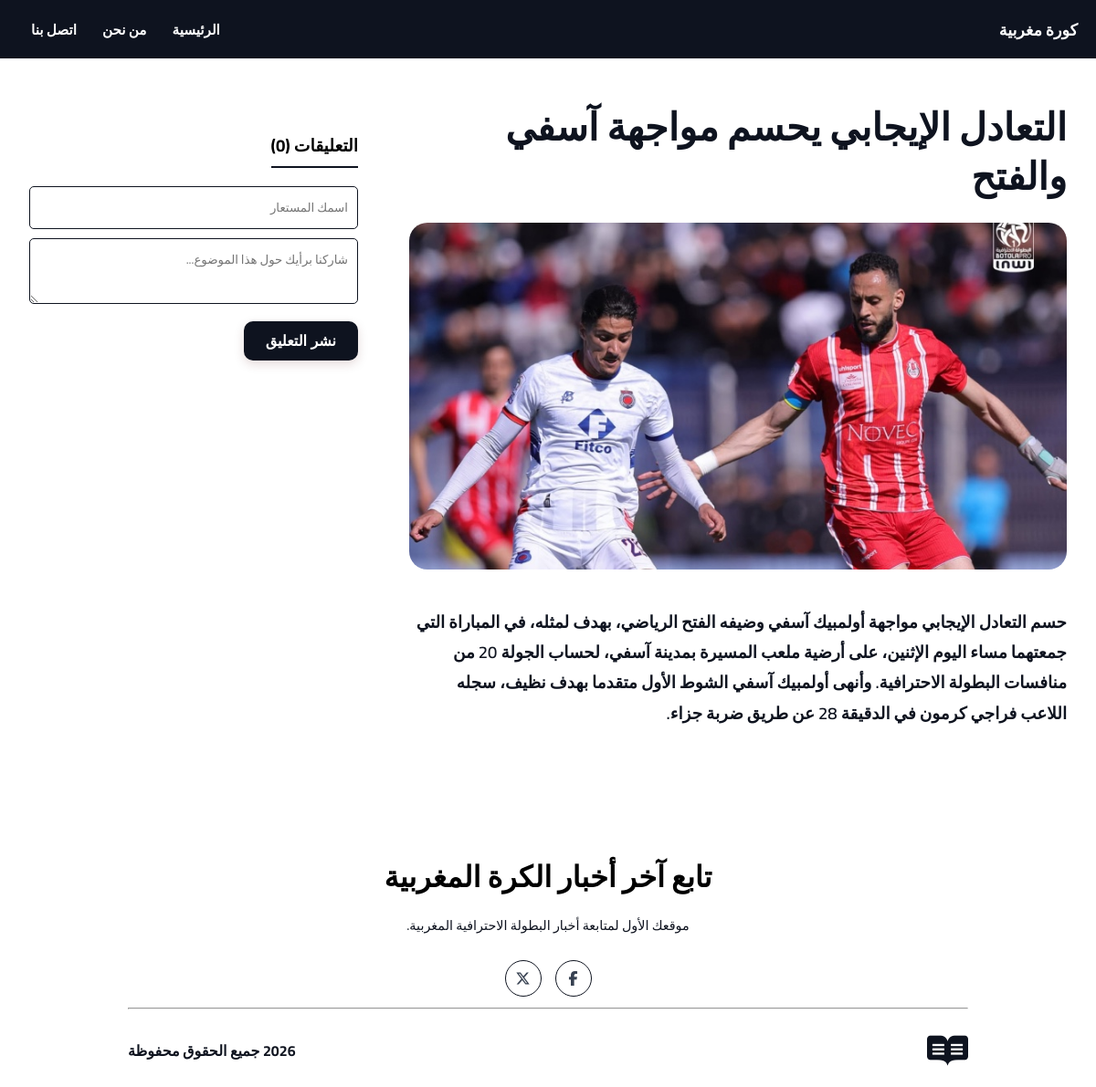
/adetails.php?id=4, run on the app's committed database.
### tables this page shows
CREATE TABLE articles (
  id INT AUTO_INCREMENT PRIMARY KEY,
  title VARCHAR(255) NOT NULL,
  content TEXT NOT NULL,
  image VARCHAR(255),
  category VARCHAR(50),
  admin_id INT NOT NULL, 
  created_at TIMESTAMP DEFAULT CURRENT_TIMESTAMP,
  FOREIGN KEY (admin_id) REFERENCES admin(id) ON DELETE CASCADE
) COMMENT = 'Table the articles';

### src/models/article.php (called while the page is built, shortened)
<?php
function getArticleById($id)
{
    $conn = getConnection();
    $sql = "SELECT * FROM articles WHERE id = :id";
    $stmt = $conn->prepare($sql);
    $stmt->execute([
        "id" => $id
    ]);
    return $stmt->fetch(PDO::FETCH_ASSOC);
}

### src/models/comments.php (called while the page is built, shortened)
<?php
function getCommentsByArticle($article_id)
{
    $conn = getConnection();
    $sql = "SELECT * FROM comments
            WHERE article_id = :article_id
            ORDER BY created_at DESC";
    $stmt = $conn->prepare($sql);
    $stmt->execute([
        "article_id" => $article_id
    ]);
    return $stmt->fetchAll(PDO::FETCH_ASSOC);
}

### public/adetails.php (the view, shortened to what this page needs)
<?php
require_once "../src/models/article.php";
require_once "../src/models/comments.php";
$id = filter_input(INPUT_GET, 'id', FILTER_VALIDATE_INT);
$art = getArticleById($id);
$comments = getCommentsByArticle($id);
?>
<!doctype html>
<html lang="ar" dir="rtl">
<head>
    <link rel="stylesheet" href="../assest/css/details.css">
    <link rel="stylesheet" href="https://cdnjs.cloudflare.com/ajax/libs/font-awesome/6.5.1/css/all.min.css" />
</head>
<body>
    <?php include '../includes/header.php'; ?>
    <main class="container">
        <section class="article-details">
            <h1><?= htmlspecialchars($art['title']) ?></h1>
            <?php if (!empty($art['image'])): ?>
                <img src="../assest/articles/<?= htmlspecialchars($art['image']) ?>" class="image_details" alt="article image">
            <?php endif; ?>
            <p class="content-details">
                <?= nl2br(htmlspecialchars($art['content'])) ?>
            </p>
        </section>
        <section class="comments-section">
            <h3>التعليقات (<?= count($comments) ?>)</h3>
            <form method="POST" class="comment-form">
                <input type="text" name="username" placeholder="اسمك المستعار" >
                <textarea name="comment" placeholder="شاركنا برأيك حول هذا الموضوع..." required></textarea>
                <button type="submit" name="submit_comment">نشر التعليق</button>
            </form>
        </section>
    </main>
    <?php include '../includes/footer.php'; ?>
</body>
</html>

### assest/css/details.css (style rules this page uses)
main { max-width: 1250px; margin: 3rem auto; display: grid; grid-template-columns: 2fr 1fr; gap: 3.5rem; padding: 0 2rem; }
.article-details h1 { font-size: 2.6rem; font-weight: 800; line-height: 1.3; margin-bottom: 1.5rem; color: var(--second-color); }
.image_details { width: 100%; height: 380px; object-fit: cover; border-radius: 20px; margin-bottom: 2rem; }
.content-details { margin-bottom: 1.5rem; color: var(--second-color); font-size: 1.15rem; line-height: 1.8; font-weight: 600; }
.comments-section { margin-top: 30px; }
.comments-section h3 { border-bottom: 2px solid var(--second-color); padding-bottom: 5px; width: fit-content; margin-bottom: 20px; }
.comment-form input, .comment-form textarea { width: 100%; padding: 10px; margin-bottom: 10px; border: 1px solid var(--second-color); border-radius: 5px; font-family: "Cairo", sans-serif; outline: none; }
.comment-form button { background: var(--second-color); color: var(--white); border: none; padding: 12px 24px; font-size: 1rem; font-weight: 700; cursor: pointer; border-radius: 10px; box-shadow: 0 4px 12px rgba(81, 5, 5, 0.15); }

### assest/css/components/variable.css (style rules this page uses)
:root { --bg-color: #F2E9E4; --second-color: #0E131F; --white: #ffffff; --text: #374151; }

### assest/css/components/stracture.css (style rules this page uses)
* { margin: 0; padding: 0; box-sizing: border-box; }
body { background-color: var(--white); direction: rtl; text-align: right; font-family: 'Cairo', sans-serif; }

### data on the page
articles: title "التعادل الإيجابي يحسم مواجهة آسفي والفتح", image (picture), content "حسم التعادل الإيجابي مواجهة أولمبيك آسفي وضيفه الفتح الرياضي، بهدف لمثله، في المباراة التي جمعتهما مساء اليوم الإثنين، على أرضية ملعب المسيرة بمدينة آسفي، لحساب الجولة 20 من منافسات البطولة الاحترافية. وأنهى أولمبيك آسفي الشوط الأول متقدما بهدف نظيف، سجله اللاعب فراجي كرمون في الدقيقة 28 عن طريق ضربة جزاء."

### other printed values
count($comments) "0"
